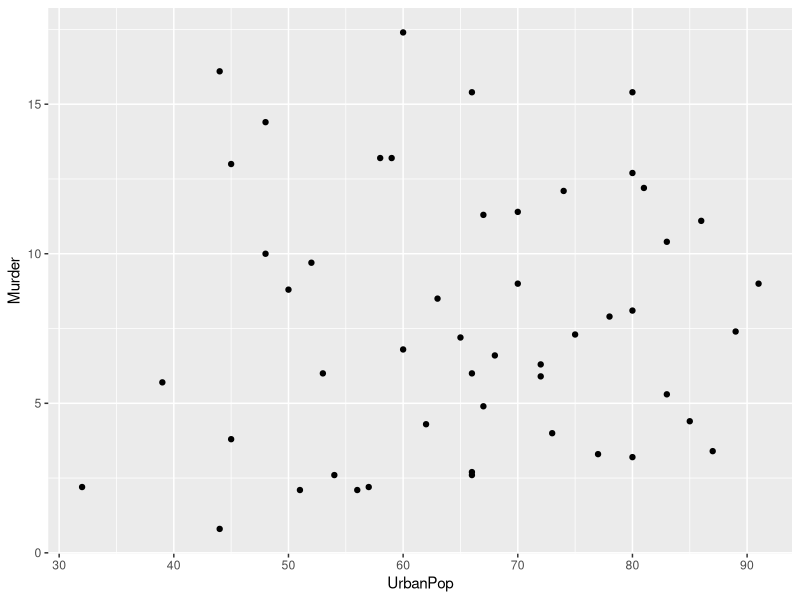
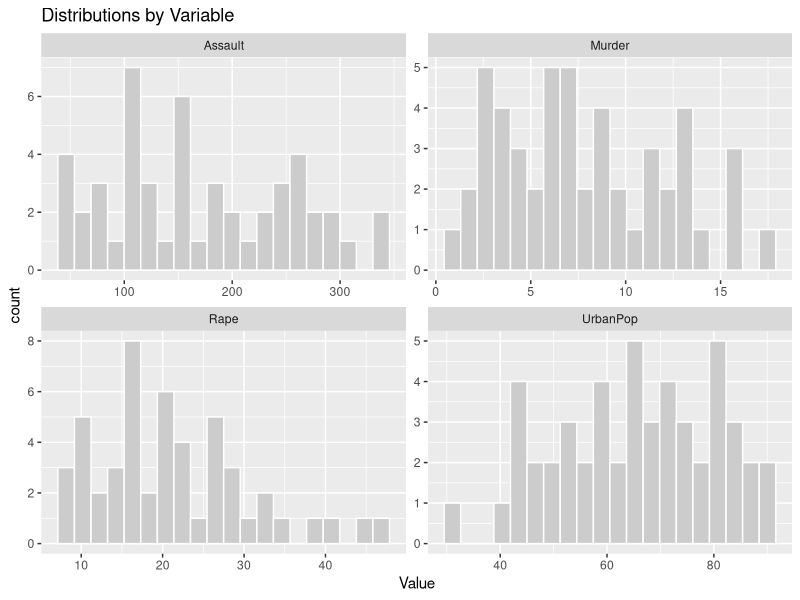
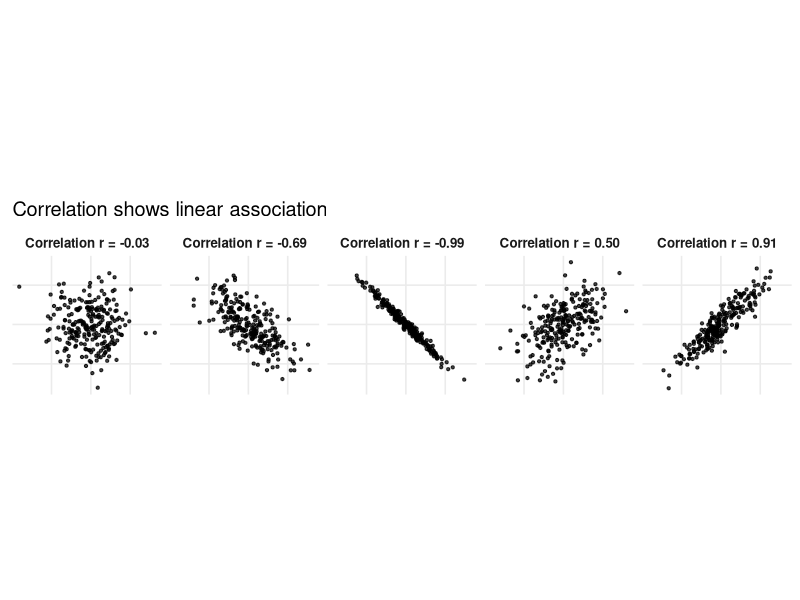
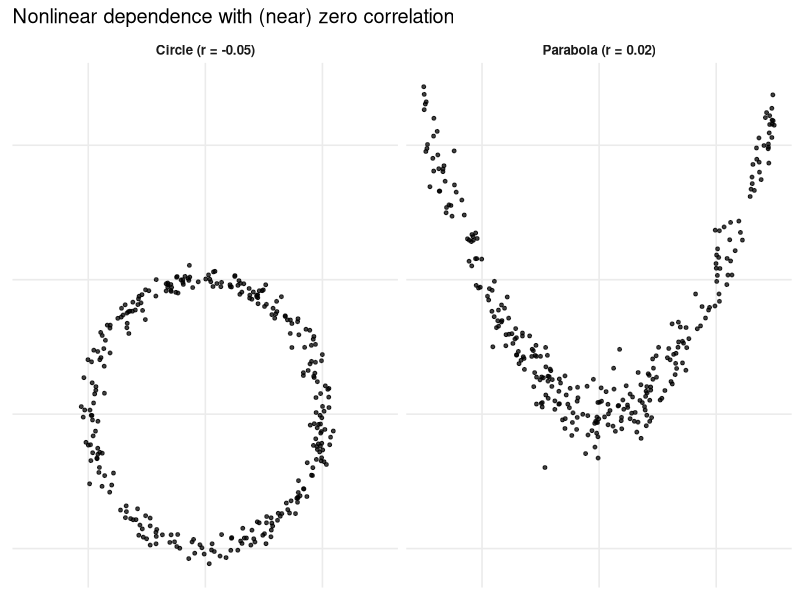
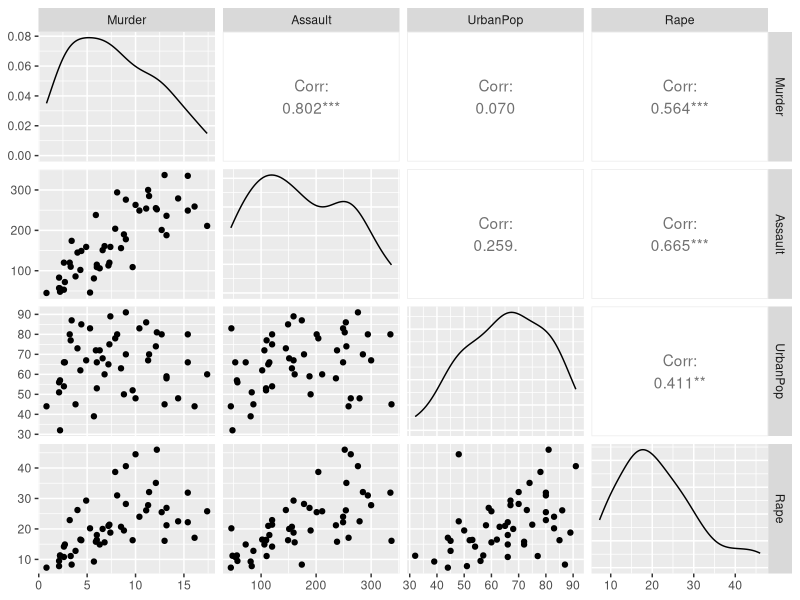
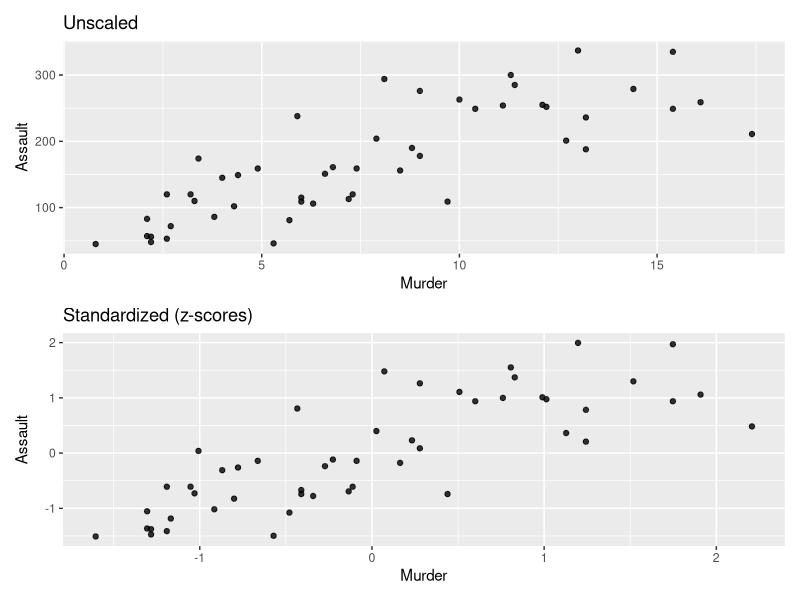
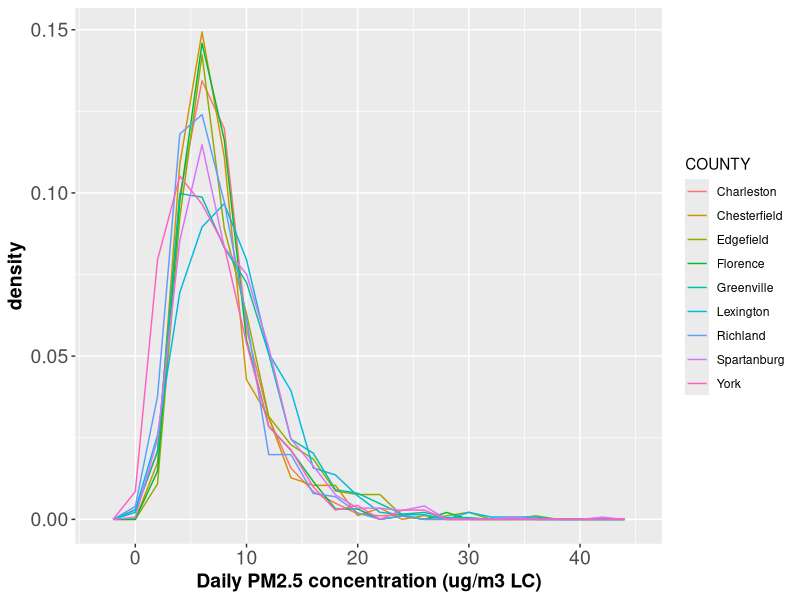
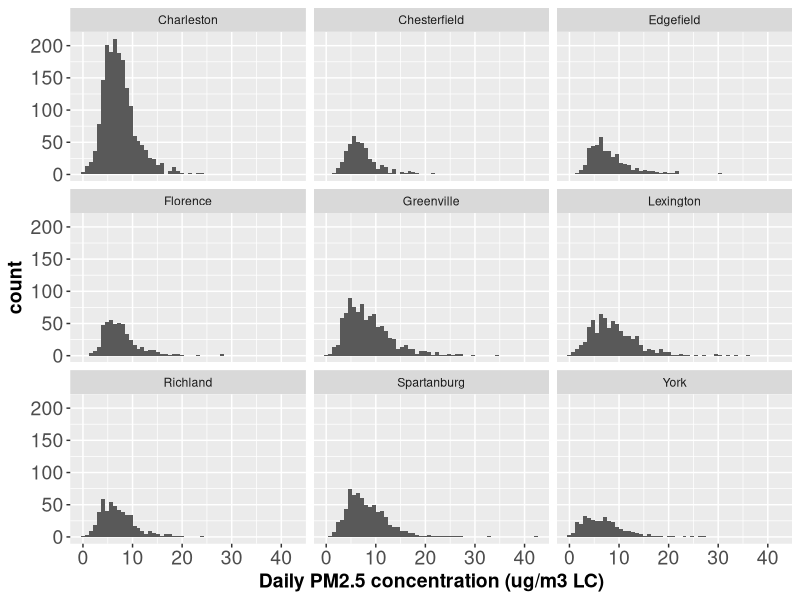

The R script that drew these images, in order:
## ---- chunk 1
# Preload some packages
knitr::opts_chunk$set(echo = TRUE, message=FALSE)
library(ggplot2)
library(dplyr)
## ---- chunk 2
#| code-summary: R Working Environment 
# load packages 
library(ggplot2)
library(tidyr)
library(dplyr)
library(readr)
library(lubridate)

sessionInfo()
## ---- chunk 3
# Numeric, logical, character types
3.14159             # numeric
T                   # logical, can also be TRUE
F                   # logical, can also be FALSE 
"Stat 4750/5750"    # character

# Basic arithmetic operators
1 + 2
20 - 3
2 * 6
4 / 3
2 ^ 4
-3.14
(1 + 2) * (3 / 4)  # use parenthesis
2 == 1

# Vector
c()  # empty vector
c(1, 2, 3, 4)
1:4

# Look up the function help, 3 ways:
# Following 3 ways work for most functions
          # 1. search in help pane
?sum      # 2. use ?
sum(1:4)  # 3. move your cursor to the function, then press F1, the easiest way

# The 3rd way doesn't work for functions having some symbols, like +, ==, %*%
          # 1. search in help pane
?`+`      # 2. use ? but wrap the symbol with ``
## ---- chunk 4
# Assignment operator <-

# Numeric class
mynumbers <- 5:12
mynumbers
mynumbers + 2
mynumbers * 10

typeof(mynumbers)      # type of an object
is.numeric(mynumbers)  # check if is numeric (both integer and double type are numeric)
is.vector(mynumbers)   # check if is vector
length(mynumbers)      # length of an object

# Character class
mytext <- c("hello", "class", "four") 
mytext
typeof(mytext)
is.numeric(mytext)
is.character(mytext)
is.character(mynumbers)
is.vector(mytext)
length(mytext)

# Logical class
mylogic <- c(TRUE, FALSE, TRUE, TRUE)
typeof(mylogic)

# Factor class
gender <- c("male", "female", "female", "female", "male") 
gender
is.vector(gender)
is.character(gender)
is.vector(gender)
is.factor(gender)

genderf <- factor(gender)
genderf
is.character(genderf)
is.factor(genderf)

summary(mynumbers)  # numeric: 5-number summary
summary(mylogic)    # logical: count how many T and F
summary(mytext)     # character:
summary(genderf)    # factor: count the frequency

# List class
mylist <- list(1, "ABC", FALSE)
mylist
is.vector(mylist)
is.list(mylist)
length(mylist)
## ---- chunk 5
# All elements should be the same type
mydata <- matrix(c(140, 120, 160, 145, 125, 65, 60, 63, 66, 61), ncol = 2, byrow = FALSE) 
mydata
dim(mydata)  # dimensions

colnames(mydata) <- c("Weight.lbs", "Height.in")
rownames(mydata) <- c("a", "b", "c", "d", "e")
mydata
summary(mydata)  # summary of each column
## ---- chunk 6
#| code-summary: Data Frames
# Different columns can have different types
df <- data.frame(Weight.lbs = c(140, 120, 160, 145, 125, 180, 165),
                 Height.in = c(65, 60, 63, 66, 61, 70, 68),
                 Gender = c(rep("Female", 5), rep("Male", 2)), stringsAsFactors = T)
df
dim(df)
head(df)     # the first 6 rows
summary(df)  # summary of each column
str(df)      # structure of the data frame
## ---- chunk 7
#| code-summary: tibble 
# install.packages("tibble")
library(tibble)
# create a tibble from an existing object
as_tibble(df) 

# create a new tibble 
tibble(x=1:5, 
       y=1.0,
       z=x^2+y)

# define a row-by-row tibble
tribble(
  ~x, ~y, ~z,
  "a", 2, 1,
  "b", 3, 4
)
## ---- chunk 8
mydata[, 1]                     # extract the first column
mydata[1, ]                     # extract the first row
mydata[1:2, ]                   # extract the first two rows
mydata[3, 2]                    # extract the element in the third row and the second column
df[seq(1, 7, 2), ]              # extract every second row
seq(1, 7, 2)
subset(df, Gender == "Male")    # select based on value

t(mydata)                       # transpose of matrix
mydata[, 1] * mydata[, 2]       # element-wise multiplication
mydata %*% t(mydata)            # matrix multiplication
## ---- chunk 9
library(ggplot2)
data("USArrests")
dat = USArrests %>% as_tibble()
dat %>% 
  ggplot(aes(x=UrbanPop, y=Murder)) + 
  geom_point()

## ---- chunk 10
dat_long = dat %>%
  tidyr::pivot_longer(1:4,names_to = "Variable", values_to = "Value") 
head(dat_long)

# faceted histogram
ggplot(dat_long, aes(Value)) + 
  geom_histogram(bins=20, fill="grey80", color="white") + 
  facet_wrap(~Variable, scales="free") + 
  labs(title = "Distributions by Variable")
## ---- chunk 11
X = as.matrix(USArrests)
dim(X)
t(X[1:5,])
## ---- chunk 12
#| code-fold: false
# load built-in US crime rates data
data("USArrests") 
dat = USArrests 
head(dat)
## ---- chunk 13
#| code-summary: "Sample mean"
mu = colMeans(dat)
mu 

library(dplyr)
dat %>% 
  summarise(across(where(is.numeric), mean))
## ---- chunk 14
#| code-summary: "Sample variance"
s2 = apply(dat, 2, var)
s2 

# using dplyr
dat %>% 
  summarise(across(where(is.numeric), var))
## ---- chunk 15
#| code-summary: Sample standard deviation
# compute standard deviation from data 
s = apply(dat, 2, sd)  
# or from sample variance 
s = sqrt(s2)
s 
## ---- chunk 16
#| code-summary: Sample covariance
n = nrow(dat)
s_jk = 1/(n-1) * sum((dat[,1] - mu[1]) * (dat[,2] - mu[2]))
s_jk 
## ---- chunk 17
#| code-summary: Sample correlation
r_jk = s_jk / sqrt(s2[1] * s2[2])
## ---- chunk 18
#| fig-width: 8
#| fig-height: 2
#| fig.align: center
#| fig.margin: false
# ---- Setup ----
set.seed(1)
library(MASS)      # for mvrnorm
library(dplyr)
library(ggplot2)

# ---- Helper: simulate BVN with given correlation ----
sim_bvn <- function(n_samples = 200, rho = 0, mean_vec = c(0, 0)) {
  n_vars <- 2
  Sigma <- matrix(rho, nrow = n_vars, ncol = n_vars)
  diag(Sigma) <- 1
  xy <- as.data.frame(MASS::mvrnorm(n = n_samples, mu = mean_vec, Sigma = Sigma))
  names(xy) <- c("x", "y")
  xy
}

# ---- Simulate panels at different correlations ----
target_rhos <- c(-0.99, -0.7, 0, 0.5, 0.9)

df <- lapply(target_rhos, function(rho) {
  dd <- sim_bvn(n_samples = 250, rho = rho)
  dd$rho_target <- rho
  dd
}) |>
  bind_rows() |>
  group_by(rho_target) |>
  mutate(r_hat = cor(x, y)) |>
  ungroup() |>
  mutate(panel_lab = sprintf("Correlation r = %.2f", r_hat))

# ---- Plot panels ----
p_corr <- ggplot(df, aes(x, y)) +
  geom_point(size = .8, alpha = 0.75) +
  coord_equal() +
  facet_wrap(~ panel_lab, nrow = 1) +
  labs(x = NULL, y = NULL,
       title = "Correlation shows linear association") +
  theme_minimal(base_size = 12) +
  theme(
    panel.grid.minor = element_blank(),
    strip.text = element_text(face = "bold"),
    axis.text = element_blank(),
    axis.ticks = element_blank()
  )

p_corr

## ---- chunk 19
#| fig-width: 5
#| fig-height: 3
#| fig.align: center
#| fig.margin: false
set.seed(2)
n_samples <- 300

# Circle (dependent, r ~ 0)
theta <- runif(n_samples, 0, 2*pi)
r0 <- 1
x_c <- r0 * cos(theta) + rnorm(n_samples, 0, 0.05)
y_c <- r0 * sin(theta) + rnorm(n_samples, 0, 0.05)
circle <- data.frame(x = x_c, y = y_c,
                     ex = sprintf("Circle (r = %.2f)", cor(x_c, y_c)))

# Parabola (dependent, r ~ 0)
x_p <- runif(n_samples, -1.5, 1.5)
y_p <- x_p^2 + rnorm(n_samples, 0, 0.15)
parab <- data.frame(x = x_p, y = y_p,
                    ex = sprintf("Parabola (r = %.2f)", cor(x_p, y_p)))

nonlin <- bind_rows(circle, parab)

p_nonlin <- ggplot(nonlin, aes(x, y)) +
  geom_point(size = 1, alpha = 0.75) +
  facet_wrap(~ ex, nrow = 1) +
  labs(x = NULL, y = NULL,
       title = "Nonlinear dependence with (near) zero correlation") +
  theme_minimal(base_size = 12) +
  theme(
    panel.grid.minor = element_blank(),
    strip.text = element_text(face = "bold"),
    axis.text = element_blank(),
    axis.ticks = element_blank()
  )

p_nonlin

## ---- chunk 20
#| code-summary: "R Code: Sample Mean"
X = as.matrix(USArrests)
xbar = colMeans(X)
xbar 
## ---- chunk 21
#| code-summary: "R Code: Centered Data"
n = nrow(X) 
ones_n = matrix(1, n, ncol=1)
Xc = X - ones_n %*% t(xbar)
## ---- chunk 22
#| code-summary: "R Code: Sample Covariance"
S = cov(X) 
# or using matrix algebra
S_mat = t(Xc)%*%Xc/(n-1)
signif(cbind(S, S_mat),4)
## ---- chunk 23
#| code-summary: "R Code: Sample Correlation"
R = cor(X)
R
## ---- chunk 24
#| code-summary: "R Code: Pairwise Scatterplots and Correlations"

GGally::ggpairs(dat)
## ---- chunk 25
#| code-summary: "R Code: Standardized Data"

s_j = sqrt(diag(S))

Dsqrt = diag(1/s_j)

# using matrix algebra
Z =  (X -  matrix(1, nrow(X), 1) %*% matrix(xbar, 1)) %*% Dsqrt

# using scale function 
X_scaled = as.matrix(scale(X, center=TRUE, scale=TRUE))


# using mutate function
dat_scaled <- dat %>%
  mutate(across(everything(), ~ (.x - mean(.x)) / sd(.x)))

## ---- chunk 26
p1 = ggplot(dat, aes(Murder, Assault)) + 
  geom_point(alpha=0.8) + 
  labs(title="Unscaled")

p2 = ggplot(dat_scaled, aes(Murder, Assault)) + 
  geom_point(alpha=.8) + 
  labs(title="Standardized (z-scores)")

patchwork::wrap_plots(p1, p2, ncol=1)
## ---- chunk 27
#| code-summary: "View Solution"
dat = matrix(c(140, 120, 160, 145, 125, 
               65, 60, 63, 66, 61), 
             ncol = 2, byrow = FALSE) 
## ---- chunk 28
#| code-summary: "View Solution"
dat # or print(dat) 
## ---- chunk 29
#| code-summary: "View Solution"

colnames(dat) = c("weight.lbs", "Height.in")
dat 
## ---- chunk 30
#| code-summary: "View Solution"
df = data.frame(
  Weight.lbs = c(140, 120, 160, 145, 125,
       180, 165), 
  Height.in = c(65, 60, 63, 66, 61, 70, 68),
  Gender = c(rep("Female", 5), rep("Male", 2))
  ) 

df
## ---- chunk 31
#| code-summary: "View Solution"
dim(df)
nrow(df)
ncol(df)
## ---- chunk 32
#| code-summary: "View Solution"
summary(df)
## ---- chunk 33
#| code-summary: "View Solution"
dat[1,]
dat[,2]
## ---- chunk 34
#| code-summary: "View Solution"
dat[1:2,]
## ---- chunk 35
#| code-summary: "View Solution"
dat[c(1,3,5), ]
## ---- chunk 36
#| code-summary: "View Solution"
subset(df, Gender=="Male")
## ---- chunk 37
#| code-summary: "View Solution"
A = matrix(c(3,1,2,4), ncol=2)
A
## ---- chunk 38
#| code-summary: "View Solution"
B = matrix(c(1,2,3,4), ncol=2)
A %*% B 
B %*% A 
## ---- chunk 39
#| code-summary: "View Solution"
solve(A)
## ---- chunk 40
#| code-summary: "View Solution"

my_solver <- function(A, b){
  x = solve(A, b)
  return(x)
}

A = matrix(c(5,1,1,6), ncol=2)
n = nrow(A)
b = rnorm(n,1)
x1 = my_solver(A, b)
sum((A%*%x1-b)^2)

## ---- chunk 41
library(readr)
library(lubridate)

df = read_csv("AQSdata.csv")
head(df)

theme_mat = theme(axis.text=element_text(size=14),
        axis.title=element_text(size=14,face="bold")
        )
df = rename(df, PM2.5=`Daily Mean PM2.5 Concentration`)
ggplot(df) + 
  geom_freqpoly(aes(x=PM2.5, y=after_stat(density), color=COUNTY), binwidth=2) + 
  xlab("Daily PM2.5 concentration (ug/m3 LC)") + 
  theme_mat

ggplot(df) + 
  geom_histogram(aes(x=PM2.5), binwidth=.8) + 
  facet_wrap(~COUNTY, ncol=3) + 
  xlab("Daily PM2.5 concentration (ug/m3 LC)") + 
  theme_mat

ggplot(df) + 
  geom_boxplot(aes(x=COUNTY, y=PM2.5)) + 
  xlab("County") + 
  ylab("Daily PM2.5 concentration (ug/m3 LC)") + 
  theme_mat

ggplot(df) + 
  geom_boxplot(aes(x=reorder(COUNTY, PM2.5, FUN=median), y=PM2.5)) + 
  xlab("County") + 
  ylab("Daily PM2.5 concentration (ug/m3 LC)") + 
  theme_mat

df1 = df
df1$`Site ID` =  as.factor(df$`Site ID`)
ggplot(df1) + 
  geom_freqpoly(aes(x=PM2.5, color=`Site ID`), binwidth=2) + 
  xlab("Daily PM2.5 concentration (ug/m3 LC)") + 
  theme_mat

df1 %>% 
  filter(`Site ID`==450190048) %>%
  ggplot() + 
  geom_line(aes(x=mdy(Date), y=PM2.5)) + 
  labs(
    x = "Time",
    y = "Daily PM2.5 concentration (ug/m3 LC)"
  ) + theme_mat

df1 %>% 
  ggplot() + 
  geom_line(aes(x=mdy(Date), y=PM2.5, color=`Site ID`)) + 
  labs(
    x = "Time",
    y = "Daily PM2.5 concentration (ug/m3 LC)"
  ) + theme_mat

g <- df1 %>% 
  ggplot() + 
  geom_line(aes(x=mdy(Date), y=PM2.5)) + 
  facet_wrap(~`Site ID`, ncol=2) + 
  labs(
    x = "Time",
    y = "Daily PM2.5 concentration (ug/m3 LC)"
  ) + theme_mat
print(g) 

g + theme(axis.text.x = element_text(angle=45))
## ---- chunk 42
library(dplyr)

df %>% 
  filter(COUNTY=="Greenville")

df %>% 
  mutate(Date = mdy(Date),
         YM = format_ISO8601(Date, precision="ym")
  ) %>%
  filter(COUNTY=="Greenville", YM=="2021-08") 

df %>% 
  mutate(Date = mdy(Date),
         YM = format_ISO8601(Date, precision="ym")
  ) %>%
  filter(COUNTY=="Greenville", YM=="2021-08") %>% 
  dplyr::select(PM2.5, Date, SITE_LATITUDE, SITE_LONGITUDE)

df %>% 
  dplyr::select(PM2.5, SITE_LATITUDE, SITE_LONGITUDE) %>% 
  pivot_longer(cols=c("SITE_LATITUDE", "SITE_LONGITUDE"), 
               names_to="variable", 
               values_to="value") %>%
  ggplot(aes(x=value, y=PM2.5)) + 
  geom_point() + 
  facet_wrap(~variable, scale="free") + 
  xlab("") + 
  ylab("Daily PM2.5 concentration (ug/m3 LC)") + 
  theme_mat


